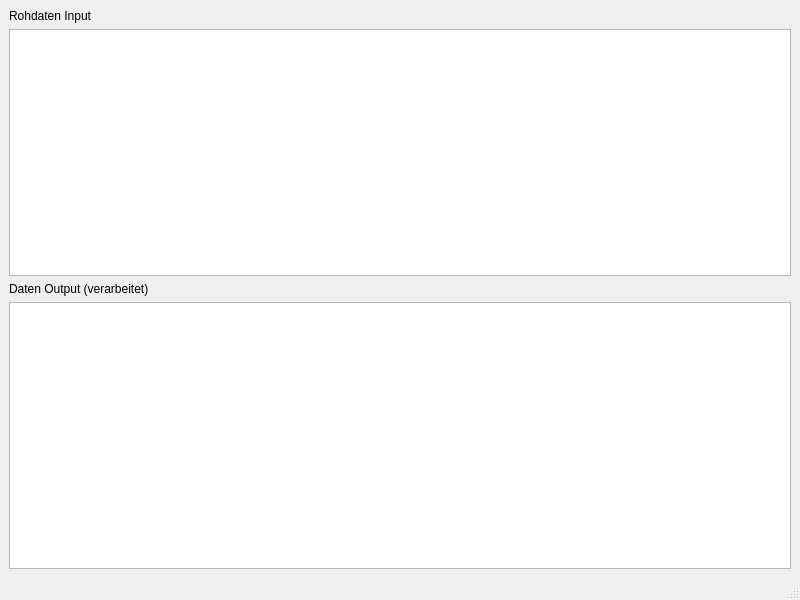
<?xml version="1.0" encoding="UTF-8"?>
<ui version="4.0">
 <class>MainWindow</class>
 <widget class="QMainWindow" name="MainWindow">
  <property name="geometry">
   <rect>
    <x>0</x>
    <y>0</y>
    <width>800</width>
    <height>600</height>
   </rect>
  </property>
  <property name="windowTitle">
   <string>MainWindow</string>
  </property>
  <widget class="QWidget" name="centralwidget">
   <layout class="QVBoxLayout" name="verticalLayout_2">
    <item>
     <layout class="QVBoxLayout" name="verticalLayout">
      <item>
       <widget class="QLabel" name="label">
        <property name="text">
         <string>Rohdaten Input</string>
        </property>
       </widget>
      </item>
      <item>
       <widget class="QTextEdit" name="textEdit"/>
      </item>
     </layout>
    </item>
    <item>
     <widget class="QLabel" name="label_2">
      <property name="text">
       <string>Daten Output (verarbeitet)</string>
      </property>
     </widget>
    </item>
    <item>
     <widget class="QTextEdit" name="textEdit_2"/>
    </item>
   </layout>
  </widget>
  <widget class="QMenuBar" name="menubar">
   <property name="geometry">
    <rect>
     <x>0</x>
     <y>0</y>
     <width>800</width>
     <height>21</height>
    </rect>
   </property>
  </widget>
  <widget class="QStatusBar" name="statusbar"/>
 </widget>
 <resources/>
 <connections/>
</ui>
